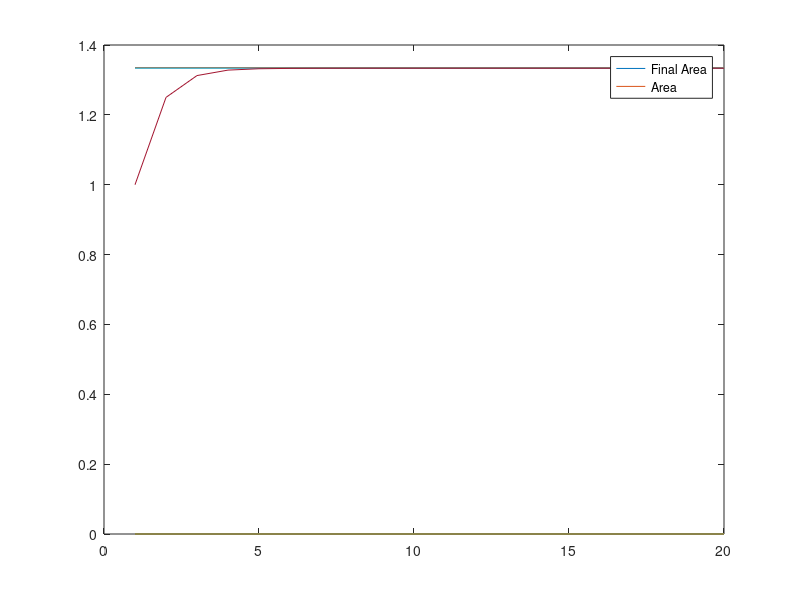

This figure's MATLAB source:
% Arithmetic Series 
% Sn = n(a1 + an / 2)

final_area = (1 / (1 - 1/4)) + zeros(20);

n = 1:20;

% Vector for each point of arithmetic series 
arithmetic = 1:20; 
area = zeros(20);

for i = 0:19 
    arithmetic(i + 1) = (2 ^ i) * (1 / 8) ^ (i); 
end 

disp(arithmetic)

for i = 1:20
    sum = 0; 
    for arith = 1:i
        sum = sum + arithmetic(arith);
    end 

    area(i) = sum;
end

ylabel("Area")
xlabel("Term Number")
title("Arithmetic Sequence Area Approximation")
plot(n, final_area, "-")
hold on 

plot(n, area)
legend("Final Area", "Area")
hold off
